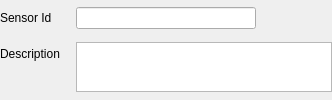
       <widget class="QFrame" name="frame">
        <property name="frameShape">
         <enum>QFrame::NoFrame</enum>
        </property>
        <property name="frameShadow">
         <enum>QFrame::Raised</enum>
        </property>
        <layout class="QFormLayout" name="formLayout">
         <property name="fieldGrowthPolicy">
          <enum>QFormLayout::AllNonFixedFieldsGrow</enum>
         </property>
         <property name="labelAlignment">
          <set>Qt::AlignLeading|Qt::AlignLeft|Qt::AlignVCenter</set>
         </property>
         <property name="leftMargin">
          <number>0</number>
         </property>
         <property name="topMargin">
          <number>0</number>
         </property>
         <property name="rightMargin">
          <number>0</number>
         </property>
         <property name="bottomMargin">
          <number>0</number>
         </property>
         <item row="0" column="0">
          <widget class="QLabel" name="label_27">
           <property name="text">
            <string>Sensor Id</string>
           </property>
           <property name="alignment">
            <set>Qt::AlignLeading|Qt::AlignLeft|Qt::AlignVCenter</set>
           </property>
          </widget>
         </item>
         <item row="0" column="1">
          <widget class="QLineEdit" name="sensorIdLineEdit">
           <property name="maximumSize">
            <size>
             <width>180</width>
             <height>16777215</height>
            </size>
           </property>
          </widget>
         </item>
         <item row="1" column="0">
          <widget class="QLabel" name="label">
           <property name="sizePolicy">
            <sizepolicy hsizetype="MinimumExpanding" vsizetype="Preferred">
             <horstretch>0</horstretch>
             <verstretch>0</verstretch>
            </sizepolicy>
           </property>
           <property name="minimumSize">
            <size>
             <width>70</width>
             <height>0</height>
            </size>
           </property>
           <property name="text">
            <string>Description</string>
           </property>
          </widget>
         </item>
         <item row="1" column="1">
          <widget class="QTextEdit" name="descriptionTextEdit">
           <property name="maximumSize">
            <size>
             <width>16777215</width>
             <height>50</height>
            </size>
           </property>
          </widget>
         </item>
        </layout>
       </widget>
